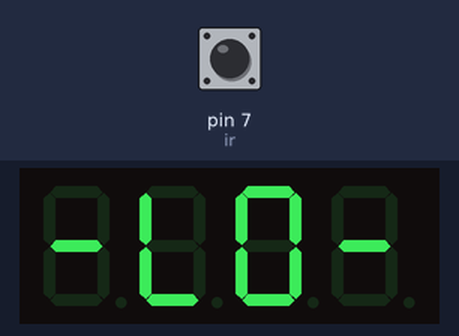
A sketch run on a simulated Arduino Uno, built with avr-gcc and run on an emulated ATmega328P. On the bench: 4-digit seven-segment display. Inputs (shaded band) come from the test bench; at power-on: pin 7 (ir) LOW.

Above: at 1.2 s.
1.3 s: pin 7 (ir) pulsed HIGH 2 times (0.12 s each, 0.3 s apart)
At 1.58 s:
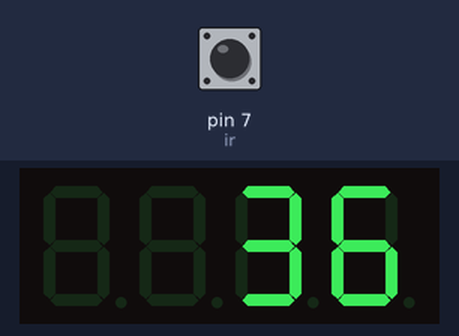
At 2.9 s:
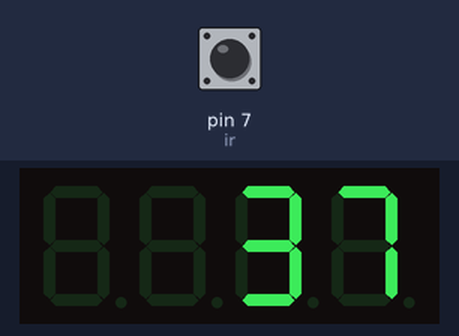
Timing chart, 0 to 4.4 s (numbered marks = the images above; inputs shaded):
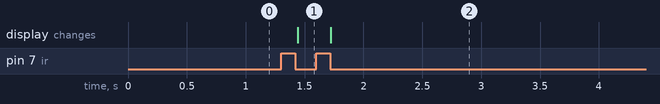

Measured:
- after the input at 1.3 s, the display: changes after 0.14 s (image 1)

The sketch:

Test3.ino
```cpp
#include <TM1637Display.h>
#define CLK 3
#define DIO 4
TM1637Display display = TM1637Display(CLK, DIO);
int vcc=5, gnd=6, irgnd=8;
int ir=7, irsig, t=0;
float speed;

const uint8_t lo[] = {
  SEG_G,                                           // -
  SEG_F | SEG_E | SEG_D,                           // L
  SEG_A | SEG_B | SEG_C | SEG_D | SEG_E | SEG_F,   // O
  SEG_G                                            // -
  };

void setup() {
  // put your setup code here, to run once:
pinMode(vcc, OUTPUT);
pinMode(gnd, OUTPUT);
pinMode(irgnd, OUTPUT);
pinMode(ir, INPUT);
}

void loop() {
  // put your main code here, to run repeatedly:

display.setBrightness(7, true); //Compulsary
digitalWrite(vcc, HIGH);
digitalWrite(gnd, LOW);
digitalWrite(irgnd, LOW);

irsig = digitalRead(ir);
if(irsig==1){
  t=0;
  while(irsig==1 && t<=3000)
  {
    t++;
    delay(1);
    irsig = digitalRead(ir);
  }
  speed = (110.00/t)*36;
}
if(speed<1.5){
  display.setSegments(lo);
}
else{
  display.showNumberDec(round(speed), false, 4, 0);
}
//delay(100);
}
```
